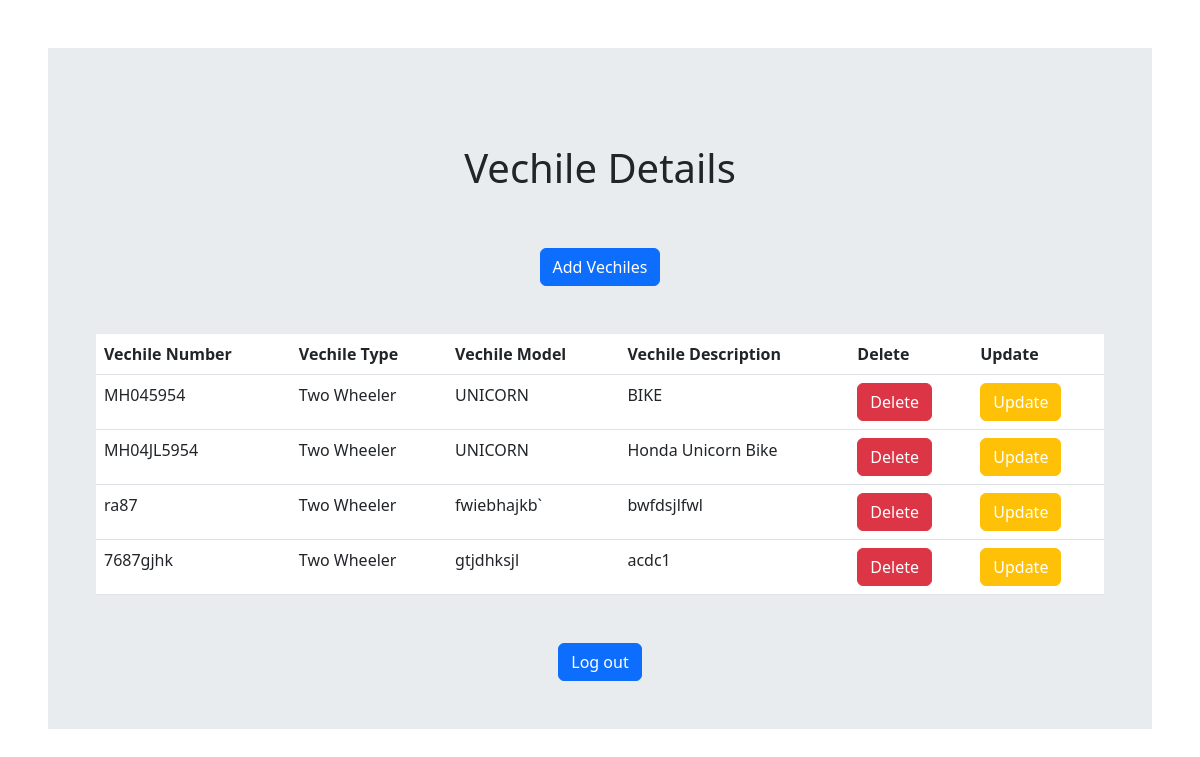
The page /displaydetails/ (signed in) on the database as committed earlier.
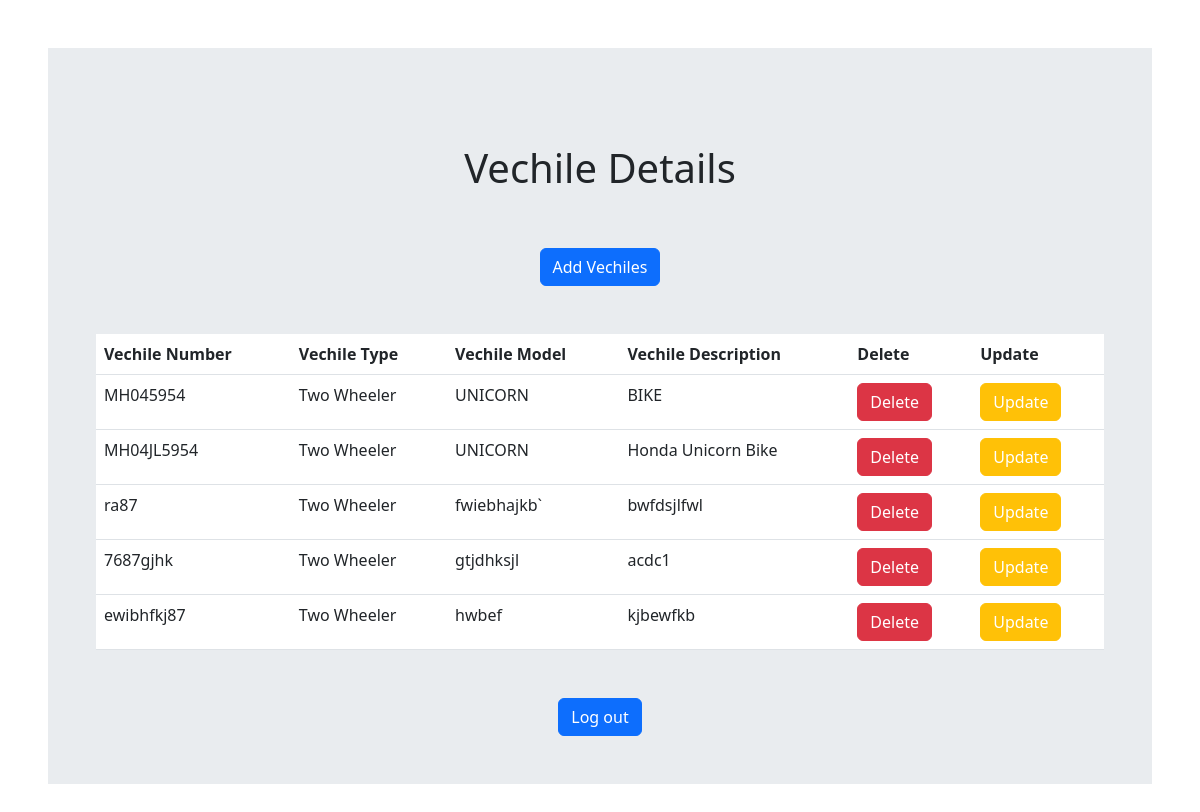
The same page on the database as committed later.
### vechile_app/models.py (models this page shows)
class Vehicle(models.Model):
    VEHICLE_TYPES = (
        ('1', 'Two Wheelers'),
        ('2', 'Three Wheelers'),
        ('3', 'Four Wheelers'),
    )
    alphanumeric_validator = RegexValidator(
        r'^[0-9a-zA-Z]+$',
        'Only alphanumeric characters are allowed.'
    )
    vehicle_number = models.CharField(max_length=20, unique=True, validators=[alphanumeric_validator],null=True)
    vehicle_type = models.CharField(max_length=1, choices=VEHICLE_TYPES,null=True)
    vehicle_model = models.CharField(max_length=100,null=True)
    vehicle_description = models.TextField(null=True)

### vechile_app/views.py (the view)
# urls.py: path('displaydetails/',views.vechile_list,name='displaydetails'),
def vechile_list(request):
    if not request.user.is_authenticated:
        return redirect('login.html')
    else:
        vechile_details = Vehicle.objects.all()
        return render(request, 'displaydetails.html',{'vechile_details': vechile_details})

### templates/displaydetails.html (shortened to what this page needs)
<!DOCTYPE html>
<html>
    <head>
        <link rel="stylesheet" href="">
        <link href="https://cdn.jsdelivr.net/npm/bootstrap@5.3.0-alpha3/dist/css/bootstrap.min.css" rel="stylesheet">
    </head>
    <body>
        <div class="empretrive-container p-5">
            <div class="empretrive-class">
                <div class="bg-body-secondary p-5 empretrive-table">
                    <div class="empretrive-title d-flex flex-column justify-content-center text-center m-5">
                        <h1>Vechile Details</h1>
                    </div>
                    {% if user.is_superuse %}
                    <div class="w-100 text-center">
                        <a href="{% url 'detailsadd' %}" >
                            <button class="text-center btn btn-primary">Add Vechiles</button>
                        </a>
                    </div>
                    {% else %}
                        <div></div>
                    {% endif %}
                    <table class="table mt-5 mb-5">
                        <thead>
                            <tr class="thead-tr">
                                <th scope="col">Vechile Number</th>
                                <th scope="col">Vechile Type</th>
                                <th scope="col">Vechile Model</th>
                                <th scope="col">Vechile Description</th>
                                {% if user.is_superuse%}
                                 <th scope="col">Delete</th>
                                {% endif%}
                                {% if user.is_superuse or user.is_adim %}
                                 <th scope="col">Update</th>
                                {% endif%}
                            </tr>
                        </thead>
                        <tbody>
                            {% for vech in vechile_details %}
                            <tr>
                                <td>{{ vech.vehicle_number}}</td>
                                <td>{{ vech.vehicle_type}}</td>
                                <td>{{ vech.vehicle_model}}</td>
                                <td>{{ vech.vehicle_description}}</td>
                                <td>
                                    {% if user.is_superuse %}
                                    <form method="post" action="{% url 'delete_data' vech.id %}">
                                        <button type="submit" class="btn btn-danger">Delete</button>
                                    </form>
                                    {% else %}
                                        <div></div>
                                    {% endif %}
                                </td>
                                <td>
                                    {% if user.is_superuse or user.is_adim%}
                                    <form method="post" action="{% url 'edit_data' vech.id %}">
                                        <button type="submit" class="btn btn-warning text-white">Update</button>
                                    </form>
                                    {% else %}
                                        <div></div>
                                    {% endif %}
                                </td>
                            </tr>
                            {% endfor %}
                        </tbody>
                    </table>
                    <div class="w-100 text-center mr-5">
                        <a href="{% url 'logout_view' %}">
                            <button class="btn btn-primary">Log out</button>
                        </a>
                    </div>
                </div>
            </div>
        </div>
    </body>
</html>

Rows that differ between the two databases and show on the page:
added Vehicle: vehicle_number "ewibhfkj87", vehicle_type "Two Wheeler", vehicle_model "hwbef", vehicle_description "kjbewfkb"
